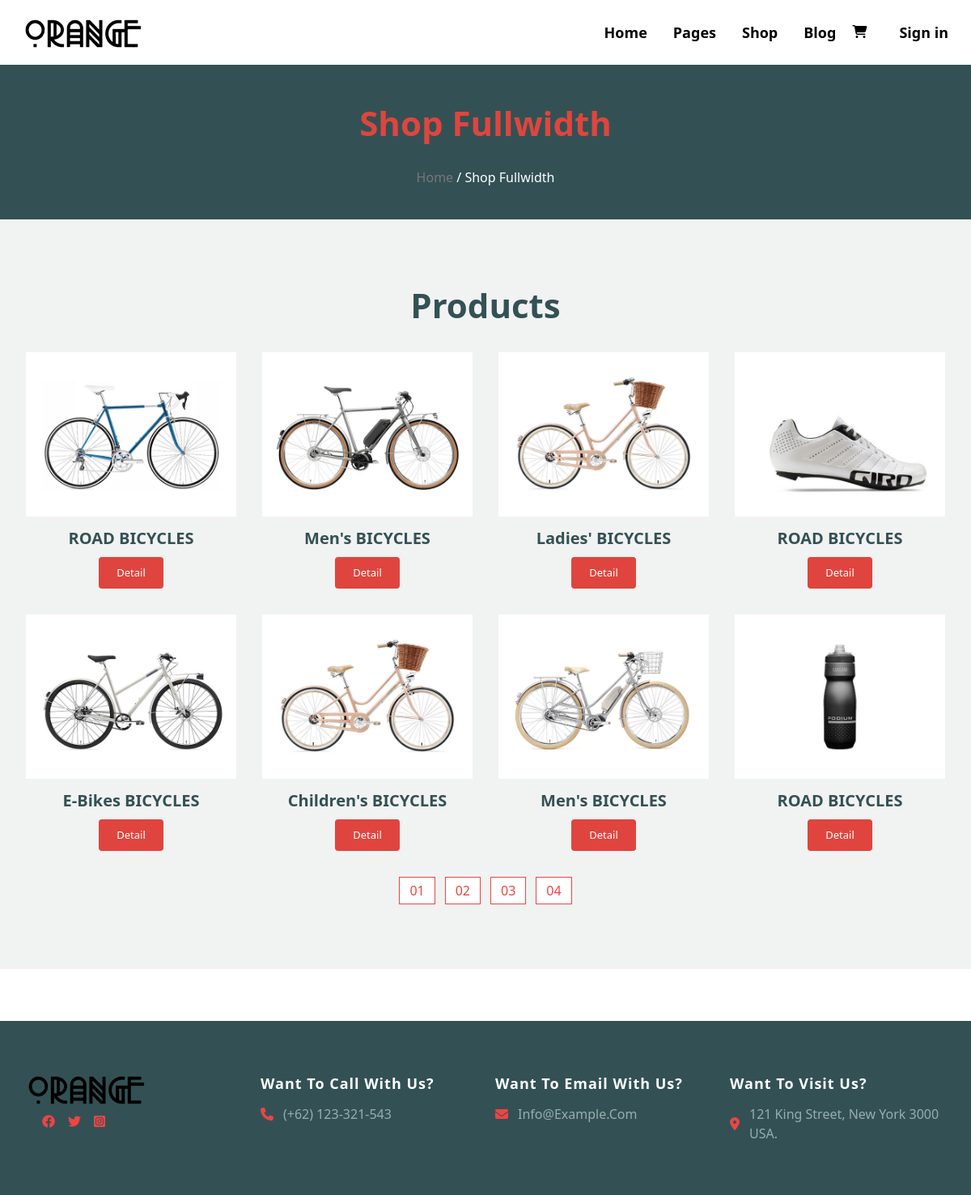
Page /shop?page=1 on the committed database.
### tables this page shows
CREATE TABLE `products` (
  `id` int(11) NOT NULL,
  `name` varchar(255) NOT NULL,
  `detail` varchar(255) NOT NULL,
  `quantity` int(11) NOT NULL,
  `cate_id` int(11) NOT NULL,
  `image` varchar(255) NOT NULL
);

### app/controllers/Controller.php (called while the page is built, shortened)
<?php
    class Controller {
        public function view($path, $data = []) {
            extract($data);
            include_once __DIR__.'/../../views/' .$path .'.php';
        }
    }
?>

### app/controllers/HomeController.php (called while the page is built, shortened)
<?php
    class HomeController extends Controller {
        public function shop(Request $request) {
            $title = 'Shop';
            $page = $request->body()['page'];
            $product = new ProductModel();
            $from = ($page == 1) ? 0 : (($page - 1) * 8);
            $products = $product->take($from, 8)->get();
            return $this->view('client/shop', ['title' => $title, 'products' => $products]);
        }
    }
?>

### app/Router.php (called while the page is built, shortened)
<?php
    class Router {
        protected static $routers = [];
        protected $request;
        public function __construct() {
            $this->request = new Request;
        }
        public static function get($path, $callback) {
            static::$routers['get'][$path] = $callback;
        }
        public static function post($path, $callback) {
            static::$routers['post'][$path] = $callback;
        }
        public function resolve() {
            $method = $this->request->method();
            $path = $this->request->path();
            $callback = static::$routers[$method][$path] ?? false;
            if(is_array($callback)) {
                $callback[0] = new $callback[0];
                return call_user_func($callback, $this->request);
            }
        }
    }
?>

### public/index.php (called while the page is built, shortened)
<?php
    $router = new Router();
    $router->resolve();
?>

### app/models/BaseModel.php (called while the page is built, shortened)
<?php
    class BaseModel {
        protected $conn;
        protected $tableName;
        protected $sqlBuilder;
        public function __construct() {
            try {
                $this->conn = new PDO("mysql:host=localhost;dbname=asm-php2;charset=utf8", "root", "");
                $this->conn->setAttribute(PDO::ATTR_ERRMODE, PDO::ERRMODE_EXCEPTION);
            }catch(PDOException $e) {
                echo "Có lỗi xảy ra <br>" . $e->getMessage();
            }
        }
        public function take($number1, $number2) {
            $this->sqlBuilder = "SELECT * FROM $this->tableName LIMIT $number1,$number2";
            return $this;
        }
        public function get() {
            $stmt = $this->conn->prepare($this->sqlBuilder);
            $stmt->execute();
            return $stmt->fetchAll(PDO::FETCH_CLASS);
        }
    }
?>

### app/Request.php (called while the page is built, shortened)
<?php
    class Request {
        public function method() {
            return strtolower($_SERVER['REQUEST_METHOD']);
        }
        public function body() {
            $body = [];
            if($this->method() === 'get') {
                foreach($_GET as $key => $value) {
                    $body[$key] = filter_input(INPUT_GET, $key, FILTER_SANITIZE_SPECIAL_CHARS);
                }
            }
            return $body;
        }
    }
?>

### views/client/shop.php (the view)
<?php require_once __DIR__."/header.php"?>
        <section class="py-10 text-center flex flex-col gap-6 bg-[#335154]">
            <h2 class="text-[#df453e] font-[800] text-[42px]">Shop Fullwidth</h2>
            <p class="text-[#777777] text-[16px] font-[500] ">Home <span class="text-white">/ Shop Fullwidth</span></p>
        </section>
        <section class="bg-[#f1f2f2] py-[80px]">
            <h2 class="text-center font-[800] text-[42px] leading-[52px] text-[#335154]">Products</h2>
            <div class="grid grid-cols-4 gap-8 px-8 my-8">
                <?php foreach($products as $pro):?>
                    <div>
                        <a href="./product-detail?id=<?= $pro->id?>">
                            <img class="object-cover" src="./imgs/<?= $pro->image?>" alt="">
                        </a>
                        <div class="flex justify-center">
                            <a href="./product-detail?id=<?= $pro->id?>">
                                <h3 class="text-[20px] font-[800] text-[#335154] mt-3 mb-2"><?= $pro->name?></h3>
                            </a>
                        </div>
                        <div class="flex justify-center">
                            <a href="./product-detail?id=<?= $pro->id?>">
                                <button class="bg-[#df453e] text-white font-normal text-[13px] px-[22px] py-[10px] hover:bg-[#335154] hover:text-[#df453e] rounded">Detail</button>
                            </a>
                        </div>
                    </div>
                <?php endforeach?>
            </div>
            <div class="flex justify-center gap-3">
                <a href="./shop?page=1"><input type="submit" value="01" class="px-3 py-1 bg-white text-red-500 border border-red-500 hover:text-white hover:bg-red-500 cursor-pointer"></a>
                <a href="./shop?page=2"><input type="submit" value="02" class="px-3 py-1 bg-white text-red-500 border border-red-500 hover:text-white hover:bg-red-500 cursor-pointer"></a>
                <a href="./shop?page=3"><input type="submit" value="03" class="px-3 py-1 bg-white text-red-500 border border-red-500 hover:text-white hover:bg-red-500 cursor-pointer"></a>
                <a href="./shop?page=4"><input type="submit" value="04" class="px-3 py-1 bg-white text-red-500 border border-red-500 hover:text-white hover:bg-red-500 cursor-pointer"></a>
            </div>
        </section>
<?php require_once __DIR__."/footer.php"?>

### rows in the picture
products: image (picture), name "ROAD BICYCLES"
products: image (picture), name "Men's BICYCLES"
products: image (picture), name "Ladies' BICYCLES"
products: image (picture), name "ROAD BICYCLES"
products: image (picture), name "E-Bikes BICYCLES"
products: image (picture), name "Children's BICYCLES"
products: image (picture), name "Men's BICYCLES"
products: image (picture), name "ROAD BICYCLES"
